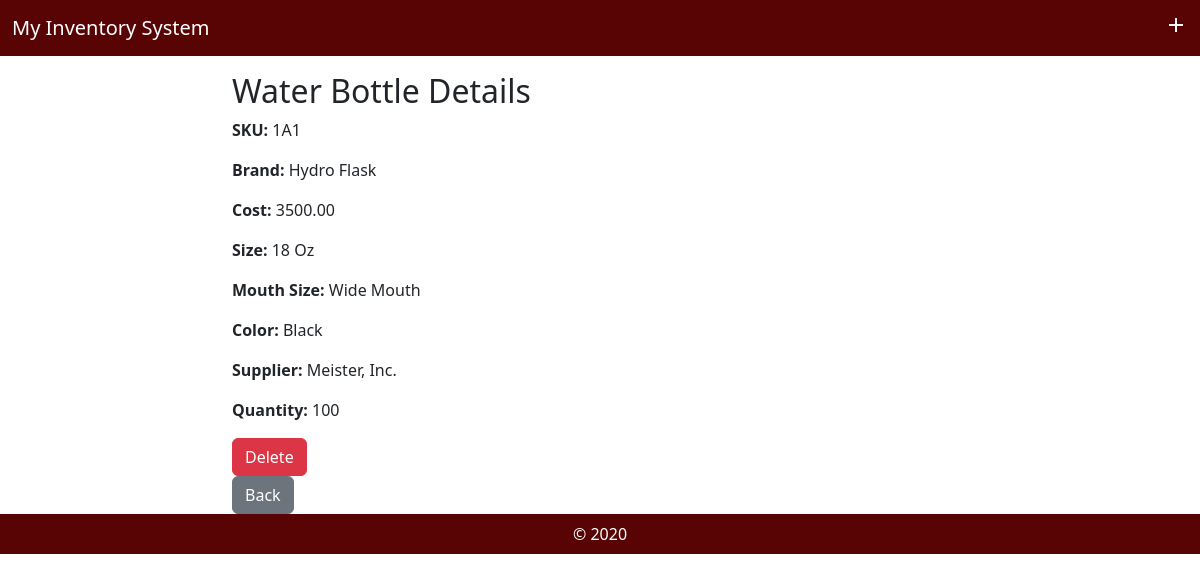
Screenshot of /view_bottle_details/1/ with the database file from the repository.
### MyInventoryApp/models.py (models this page shows, shortened)
class WaterBottle(models.Model):
    sku = models.CharField(max_length=300, unique=True, db_index=True)
    brand = models.CharField(max_length=300)
    cost = models.DecimalField(max_digits=10, decimal_places=2)
    size = models.CharField(max_length=300)
    mouth_size = models.CharField(max_length=300)
    color = models.CharField(max_length=300)
    supplied_by = models.ForeignKey(Supplier, on_delete=models.CASCADE)
    current_quantity = models.PositiveIntegerField()
    objects = models.Manager()

class Supplier(models.Model):
    name = models.CharField(max_length=300)
    city = models.CharField(max_length=300)
    country = models.CharField(max_length=300)
    created_at = models.DateTimeField(blank=True, null=True)
    objects = models.Manager()

### MyInventoryApp/views.py (the view)
# urls.py: path('view_bottle_details/<int:pk>/', views.view_bottle_details, name='view_bottle_details'),
def view_bottle_details(request, pk):
    bottle = get_object_or_404(WaterBottle, pk=pk)
    return render(request, 'MyInventoryApp/view_bottle_details.html', {"bottle": bottle, "bottle.pk": bottle.pk})

### MyInventoryApp/templates/MyInventoryApp/view_bottle_details.html (shortened to what this page needs)
{% extends 'MyInventoryApp/base.html' %}
{% block content %}
<h2>Water Bottle Details</h2>
<p><strong>SKU:</strong> {{ bottle.sku }}</p>
<p><strong>Brand:</strong> {{ bottle.brand }}</p>
<p><strong>Cost:</strong> {{ bottle.cost }}</p>
<p><strong>Size:</strong> {{ bottle.size }}</p>
<p><strong>Mouth Size:</strong> {{ bottle.mouth_size }}</p>
<p><strong>Color:</strong> {{ bottle.color }}</p>
<p><strong>Supplier:</strong> {{ bottle.supplied_by.name }}</p>
<p><strong>Quantity:</strong> {{ bottle.current_quantity }}</p>
<form method="POST" action="{% url 'delete_bottle' bottle.pk %}">
    <button type="submit" class="btn btn-danger">Delete</button>
</form>
<a href="{% url 'view_bottles' %}" class="btn btn-secondary">Back</a>
{% endblock %}

### rows the page displays
WaterBottle: sku "1A1", brand "Hydro Flask", cost "3500.00", size "18 Oz", mouth_size "Wide Mouth", color "Black", supplied_by.name "Meister, Inc.", current_quantity "100"
